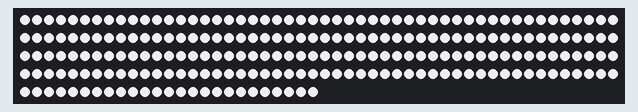
Bench run of a sketch on a simulated Arduino Uno, built with avr-gcc and run on an emulated ATmega328P. Shown: 225 RGB LEDs in strip order, left to right, continuing on the next row.

Above: at 0.1 s.
At 3.1 s:
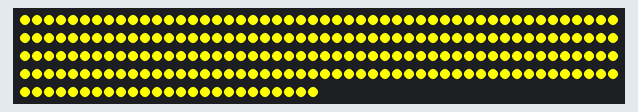
At 7.1 s:
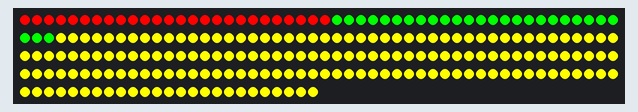
At 9.1 s:
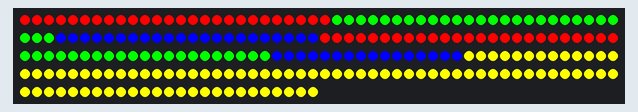
At 11.2 s:
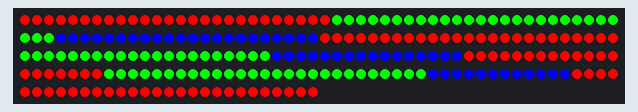
At 39.52 s:
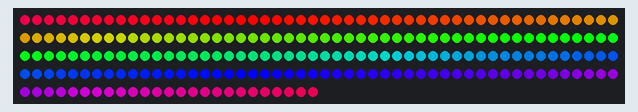

The sketch:

rocketeria.ino
```cpp
#include <Adafruit_NeoPixel.h>

#define PIXEL_PIN    6
#define PIXEL_COUNT 225

uint8_t R[2] = {0,26};
uint8_t O[2] = {26,53};
uint8_t C[2] = {53,75};
uint8_t K[2] = {75,100};
uint8_t E[2] = {100,121};
uint8_t T[2] = {121,137};
uint8_t E2[2] = {137,157};
uint8_t R2[2] = {157,184};
uint8_t I[2] = {184,196};
uint8_t A[2] = {196,225};

Adafruit_NeoPixel strip = Adafruit_NeoPixel(PIXEL_COUNT, PIXEL_PIN, NEO_GRB + NEO_KHZ800);

void setup() {
  strip.begin();
  //strip.setBrightness(60);
  strip.show(); // Initialize all pixels to 'off'
}

void fillAll(uint32_t color){
  for (uint8_t px = 0; px < PIXEL_COUNT; px++) {
    strip.setPixelColor(px, color);
  }
}

void fillLetter(uint8_t letter[2], uint32_t c) {
  for (uint8_t i = letter[0]; i < letter[1]; i++) {
    strip.setPixelColor(i, c);
  }
}

void rainbowCycle(uint8_t wait, int rpt) {
  uint16_t i, j;

  for(j=0; j<256*rpt; j++) {
    for(i=0; i< strip.numPixels(); i++) {
      strip.setPixelColor(i, Wheel( ( (i * 256 / strip.numPixels() ) + j) & 255) );
    }
    strip.show();
    delay(wait);
  }
}

// Input a value 0 to 255 to get a color value.
// The colours are a transition r - g - b - back to r.
uint32_t Wheel(byte WheelPos) {
  WheelPos = 255 - WheelPos;
  if(WheelPos < 85) {
    return strip.Color(255 - WheelPos * 3, 0, WheelPos * 3);
  }
  if(WheelPos < 170) {
    WheelPos -= 85;
    return strip.Color(0, WheelPos * 3, 255 - WheelPos * 3);
  }
  WheelPos -= 170;
  return strip.Color(WheelPos * 3, 255 - WheelPos * 3, 0);
}

void simpleRGB() {
  uint32_t red = strip.Color(255,0,0);
  uint32_t green = strip.Color(0,255,0);
  uint32_t blue = strip.Color(0,0,255);
  fillLetter(R,red);
  delay(500);
  strip.show();
  fillLetter(O,green);
  delay(500);
  strip.show();
  fillLetter(C,blue);
  delay(500);
  strip.show();
  fillLetter(K,red);
  delay(500);
  strip.show();
  fillLetter(E,green);
  delay(500);
  strip.show();
  fillLetter(T,blue);
  delay(500);
  strip.show();
  fillLetter(E2,red);
  delay(500);
  strip.show();
  fillLetter(R2,green);
  delay(500);
  strip.show();
  fillLetter(I,blue);
  delay(500);
  strip.show();
  fillLetter(A,red);
  delay(500);
  strip.show();
}

void loop() {
  //rainbowCycle(20);
  fillAll(strip.Color(200,200,200));
  strip.show();
  delay(3000);
  fillAll(strip.Color(255,255,0));
  strip.show();
  delay(3000);
  simpleRGB();
  delay(1000);
  rainbowCycle(20, 20);
  /*
  for (uint8_t px = C[0]; px < C[1]; px++){
    strip.setPixelColor(px, strip.Color(0,0,255));
    delay(200);
    strip.show();
  }
*/
}
```

Measured:
- what the display in image 4 shows lasts 1.0 s, from 11.1 s to 12.1 s
